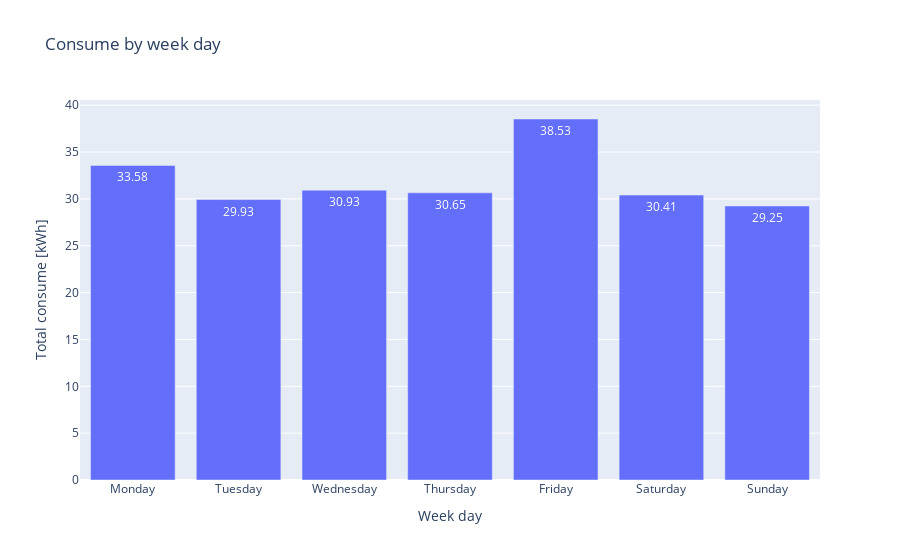

The notebook cell saved with this chart:
### Markdown cell above
### Total consume by week days

### Code cell
df_weekday = df.groupby(df['timestamp'].dt.day_name()).sum()
df_weekday['weekday'] = df_weekday.index
df_weekday['weekday'] = pd.Categorical(df_weekday['weekday'], categories=cats, ordered=True)
df_weekday = df_weekday.sort_values('weekday')

fig = go.Figure(
    go.Bar(x=df_weekday.index, y=df_weekday.active_energy,
           text=round(df_weekday.active_energy,2))
)

fig.update_traces(textposition='inside')

fig.update_layout(title_text='Consume by week day',
                  xaxis=dict(
                      title_text='Week day',
                  ),
                  yaxis=dict(title_text='Total consume [kWh]'),
                  )
fig.show()

### Figure 1 — Plotly figure (JSON) as saved in the notebook; plotly's stock layout.template omitted (floating-point values rounded to 4 significant figures)
{"data": [{"text": [33.58, 29.93, 30.93, 30.65, 38.53, 30.41, 29.25], "x": ["Monday", "Tuesday", "Wednesday", "Thursday", "Friday", "Saturday", "Sunday"], "y": [33.58, 29.93, 30.93, 30.65, 38.53, 30.41, 29.25], "type": "bar", "textposition": "inside"}], "layout": {"title": {"text": "Consume by week day"}, "xaxis": {"title": {"text": "Week day"}}, "yaxis": {"title": {"text": "Total consume [kWh]"}}}}
